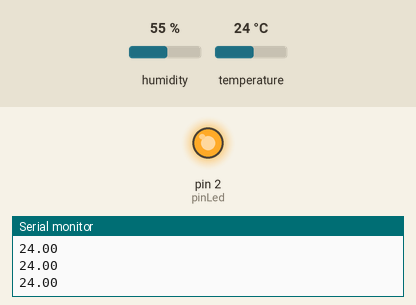
Recording of a sketch running on a simulated Arduino Uno, built with avr-gcc and run on an emulated ATmega328P. On the bench: output pins drawn as LEDs (lit = HIGH), the last lines printed to the serial monitor. Inputs (shaded band) come from the test bench; at power-on: temperature 24 °C, humidity 55 %.

Above: at 2.8 s.
2.9 s: temperature set to 30 °C
5.7 s: temperature set to 33 °C
At 7.6 s:
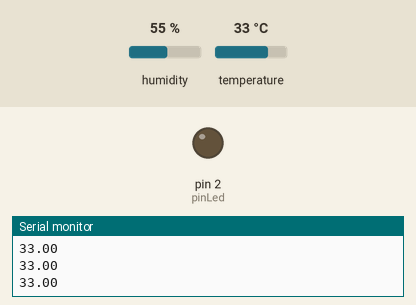
8.4 s: temperature set to 12 °C
At 10.8 s:
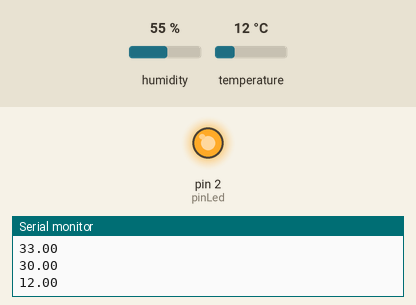
11.5 s: temperature set to 41 °C
At 13.0 s:
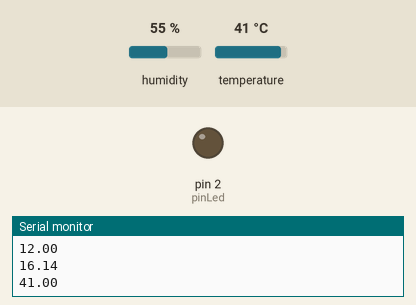
Timing chart, 0 to 14.5 s (numbered marks = the images above; inputs shaded):
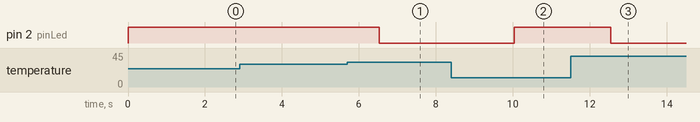

The sketch:

Week6_Thuchanh1_ModuleChucNang_Bai2_y2.ino
```cpp
#include "DHT.h"

#define pinLed 2

#define DHTPIN A1
#define DHTTYPE DHT11

DHT dht(DHTPIN, DHTTYPE);

float ArrTemp[7];

void setup() {
  dht.begin();
  pinMode(pinLed, OUTPUT);
  Serial.begin(9600);
}

void loop() {
  for(int i=0; i < 7; i++){
    ArrTemp[i+1] = ArrTemp[i];
  }

  ArrTemp[0] = dht.readTemperature();

  float sum = 0;
  for(int i=0; i < 7; i++){
    sum += ArrTemp[i];
  }

  float avg = 0;
  avg = sum / 7;

  if(avg < 32 )
    digitalWrite(pinLed, 1);
  else
    digitalWrite(pinLed, 0);
  Serial.println(avg);
  delay(500);
}

//// Code cai tien
// #include "DHT.h"

// #define pinLed 2
// #define DHTPIN A1
// #define DHTTYPE DHT11
// #define SAMPLES 7

// DHT dht(DHTPIN, DHTTYPE);
// float ArrTemp[SAMPLES];

// void setup() {
//   dht.begin();
//   pinMode(pinLed, OUTPUT);
//   Serial.begin(9600);
// }

// void updateArray(float newArr[], float newVal) {
//   for (int i = SAMPLES - 1; i > 0; i--) {
//     newArr[i] = newArr[i - 1];
//   }
//   newArr[0] = newVal;
// }

// float calculateAverage(float arr[], int size) {
//   float sum = 0;
//   for (int i = 0; i < size; i++) {
//     sum += arr[i];
//   }
//   return sum / size;
// }

// void loop() {
//   float currentTemperature = dht.readTemperature();
//   updateArray(ArrTemp, currentTemperature);

//   float avg = calculateAverage(ArrTemp, SAMPLES);
//   digitalWrite(pinLed, (avg < 32) ? HIGH : LOW);

//   Serial.println(avg);
//   delay(500);
// }
```

Measured:
- the behaviour switches between 31 and 32 °C on temperature (found by bisection; images 0 and 1)
- after the input at 5.7 s, pin 2 (pinLed): HIGH → LOW after 0.83 s
- after the input at 8.4 s, pin 2 (pinLed): LOW → HIGH after 1.6 s
- after the input at 11.5 s, pin 2 (pinLed): HIGH → LOW after 1.1 s
